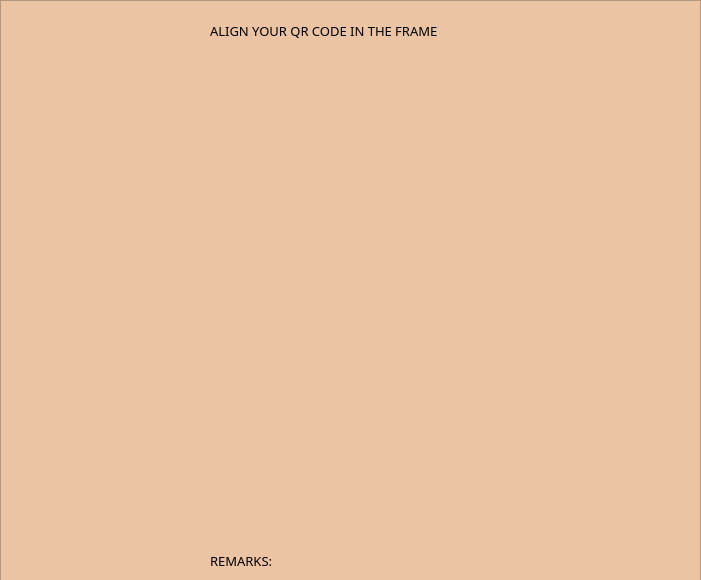
<?xml version="1.0" encoding="UTF-8"?>
<ui version="4.0">
 <class>main_scanner</class>
 <widget class="QWidget" name="main_scanner">
  <property name="geometry">
   <rect>
    <x>0</x>
    <y>0</y>
    <width>701</width>
    <height>580</height>
   </rect>
  </property>
  <property name="minimumSize">
   <size>
    <width>701</width>
    <height>580</height>
   </size>
  </property>
  <property name="maximumSize">
   <size>
    <width>701</width>
    <height>580</height>
   </size>
  </property>
  <property name="windowTitle">
   <string>Form</string>
  </property>
  <widget class="QFrame" name="scanner_frame">
   <property name="geometry">
    <rect>
     <x>0</x>
     <y>0</y>
     <width>701</width>
     <height>581</height>
    </rect>
   </property>
   <property name="styleSheet">
    <string notr="true">
background-color: rgb(234, 196, 163);</string>
   </property>
   <property name="frameShape">
    <enum>QFrame::StyledPanel</enum>
   </property>
   <property name="frameShadow">
    <enum>QFrame::Raised</enum>
   </property>
   <widget class="QLabel" name="label">
    <property name="geometry">
     <rect>
      <x>210</x>
      <y>10</y>
      <width>311</width>
      <height>41</height>
     </rect>
    </property>
    <property name="font">
     <font>
      <family>Reem Kufi</family>
      <pointsize>10</pointsize>
     </font>
    </property>
    <property name="text">
     <string>ALIGN YOUR QR CODE IN THE FRAME</string>
    </property>
   </widget>
   <widget class="QLabel" name="label_2">
    <property name="geometry">
     <rect>
      <x>30</x>
      <y>60</y>
      <width>640</width>
      <height>480</height>
     </rect>
    </property>
    <property name="text">
     <string/>
    </property>
   </widget>
   <widget class="QLabel" name="label_3">
    <property name="geometry">
     <rect>
      <x>210</x>
      <y>540</y>
      <width>311</width>
      <height>41</height>
     </rect>
    </property>
    <property name="font">
     <font>
      <family>Reem Kufi</family>
      <pointsize>10</pointsize>
     </font>
    </property>
    <property name="text">
     <string>REMARKS:   &lt;TRUE, FALSE, EXPIRED&gt;</string>
    </property>
   </widget>
  </widget>
 </widget>
 <resources/>
 <connections/>
</ui>
